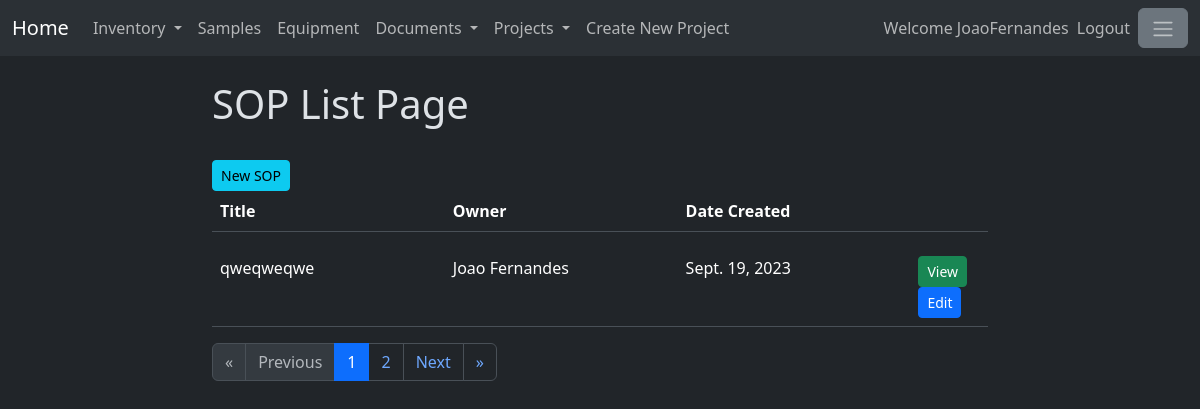
/SOPs/ (signed in), run on an earlier commit of the app's database.
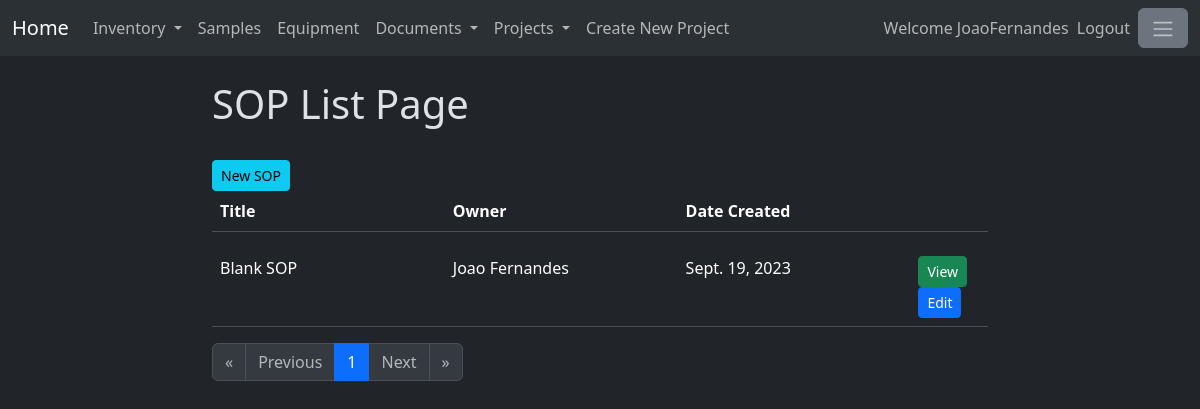
And on a later commit of the database.
### standardoperatingprotocols/models.py (models this page shows, shortened)
class SOP(models.Model):
    title = models.CharField(max_length=200)
    documentBody = RichTextField(blank=True,null=True)
    isEnabled = models.BooleanField(default=True)
    owner = models.ForeignKey(User,on_delete=models.SET_NULL, null=True)
    ownerSignature = models.CharField(max_length=200,default="")
    creationDate = models.DateField(auto_now_add=True)
    linkedAttachment=models.ManyToManyField(SOPAttachments, related_name="linkedAttachment")
    trainer = models.ManyToManyField(User, related_name="trainer")
    trainee = models.ManyToManyField(User, related_name="trainee")

### standardoperatingprotocols/views.py (the view)
# urls.py: path('', views.SOPList.as_view(), name = 'SOPList'),
@method_decorator(login_required, name='dispatch')
class SOPList(TemplateView):
    template_name = 'SOPList.html'
    def get_context_data(self):
        context = super().get_context_data()
        projects=Projects.objects.filter(isEnabled=True)
        projectform = CreateNewProject()
        SOPListObjects = SOP.objects.filter(isEnabled=True).order_by('-creationDate')
        paginator = Paginator(SOPListObjects,1)
        page_number = self.request.GET.get("page")
        page_obj = paginator.get_page(page_number)
        context['page_obj'] = page_obj
        context['projects'] = projects
        context['projectform'] = projectform
        return context

### standardoperatingprotocols/templates/SOPList.html
{% extends 'baseSOP.html' %}
{% block content %}
<h1>SOP List Page</h1>
<br>
<a href="/SOPs/create" class="btn btn-info btn-sm" aria-current="true">
    New SOP
</a>
<br>
<table class="table" style="width: 100%;">
    <thead>
      <tr>
        <th width="30%" scope="col">Title</th>
        <th width="30%" scope="col">Owner</th>
        <th width="30%" scope="col">Date Created</th>
        <th width="10%" scope="col"> </th>
      </tr>
    </thead>
</table>
<div style="width:100%; overflow:auto; max-height:500px;">
    <table class="table">
        <tbody>
        {% for SOP in page_obj %}
            <tr>
                <td width="30%">
                    {{SOP.title}}
                </td>
                <td width="30%">
                    {{SOP.owner.first_name}} {{SOP.owner.last_name}}
                </td>
                <td width="30%">
                    {{SOP.creationDate}}
                </td>
                <td width="10%">
                    <a class="btn btn-success btn-sm" href="{% url 'specificSOP' SOP.id %}"
                    role="button">
                        View
                    </a>
                    <a class="btn btn-primary btn-sm" href="{% url 'editSOP' SOP.id %}"
                    role="button">
                        Edit
                    </a>
                </td>
            </tr>
        {% endfor %}
        </tbody>
    </table>
</div>
<nav aria-label="Page navigation">
    <ul class="pagination">
        {%if page_obj.has_previous%}
            <li class="page-item">
                <a class="page-link" href="?page=1" aria-label="First">
                <span aria-hidden="true">&laquo;</span>
                </a>
            </li>
            <li class="page-item">
                <a class="page-link" href="?page={{page_obj.previous_page_number}}" aria-label="Previous">
                <span aria-hidden="true">Previous</span>
                </a>
            </li>
        {% else %}
            <li class="page-item">
                <span class="page-link disabled" aria-hidden="true">&laquo;</span>
            </li>
            <li class="page-item">
                <span class="page-link disabled" aria-hidden="true">Previous</span>
            </li>
        {% endif%}
        {% for page in page_obj.paginator.page_range %}
            {% if page == page_obj.number %}
                <li class="page-item active"><a class="page-link" href="?page={{page}}">{{page}}</a></li>
            {% else %}
                <li class="page-item"><a class="page-link" href="?page={{page}}">{{page}}</a></li>
            {% endif %}
        {% endfor %}
        {%if page_obj.has_next%}
            <li class="page-item">
                <a class="page-link" href="?page={{page_obj.next_page_number}}" aria-label="Next">
                <span aria-hidden="true">Next</span>
                </a>
            </li>
            <li class="page-item">
                <a class="page-link" href="?page={{page_obj.paginator.num_pages}}" aria-label="Last">
                <span aria-hidden="true">&raquo;</span>
                </a>
            </li>
        {% else %}
            <li class="page-item">
                <span class="page-link disabled" aria-hidden="true">Next</span>
            </li>
            <li class="page-item">
                <span class="page-link disabled" aria-hidden="true">&raquo;</span>
            </li>
        {% endif%}
    </ul>
</nav>
{% endblock %}

### standardoperatingprotocols/templates/baseSOP.html (shortened to what this page needs)
{% extends 'base.html' %}

### mainpage/templates/base.html (shortened to what this page needs)
<!doctype html>
{% load static %}
{% load crispy_forms_tags %}
<html lang="en" data-bs-theme="dark">
    <head>
        <link href="https://cdn.jsdelivr.net/npm/bootstrap@5.3.1/dist/css/bootstrap.min.css"
        rel="stylesheet"
>
    </head>
    <body>
        <header>
            <nav class="navbar navbar-expand-lg bg-body-tertiary">
                <div class="container-fluid">
                    <a class="navbar-brand"  href="{% url 'homePage' %}">
                        Home
                      </a>
                    <div class="collapse navbar-collapse" id="navbarText">
                        <ul class="navbar-nav me-auto mb-2 mb-lg-0">
                            <li class="nav-item dropdown">
                                <a class="nav-link dropdown-toggle" href="#" role="button" data-bs-toggle="dropdown" aria-expanded="false">
                                        Inventory
                                </a>
                            </li>
                            <li class="nav-item">
                                <a class="nav-link" href="/sampletype">Samples</a>
                            </li>
                            <li class="nav-item">
                                <a class="nav-link" href="/equipment">Equipment</a>
                            </li>
                            <li class="nav-item dropdown">
                                <a class="nav-link dropdown-toggle" href="#" role="button" data-bs-toggle="dropdown" aria-expanded="false">
                                        Documents
                                </a>
                            </li>
                            <li class="nav-item dropdown">
                                <a class="nav-link dropdown-toggle" href="#" role="button" data-bs-toggle="dropdown" aria-expanded="false">
                                        Projects
                                </a>
                            </li>
                            <li><a data-bs-toggle="modal" data-bs-target="#projectModal" class="nav-link" type="button"
                                >Create New Project</a></li>
                        </ul>
                        <ul class="navbar-nav mb-2 mb-lg-0">
                            {% if user.is_authenticated %}
                                <span class="navbar-text">
                                    Welcome {{user.username}}
                                </span>
                                <li class="nav-item">
                                    <a class="nav-link" href="/logout">Logout</a>
                                </li>
                            {% endif %}
                            <li class="nav-item">
                                <button class="btn btn-secondary" type="button" data-bs-toggle="offcanvas"
                                data-bs-target="#offcanvasWithBothOptions" aria-controls="offcanvasWithBothOptions">
                                    <span class="navbar-toggler-icon"></span>
                                </button>
                            </li>
                        </ul>
                    </div>
                </div>
            </nav>
            <br>
        </header>
        <main>
            <div class="container-fluid">
                <div class="row">
                    <div class="col-2">
                    </div>
                    <div class="col-8">
                        {% if user.is_authenticated %}
                            {% block content %}
                            {% endblock %}
                        {% else %}
                            {% block login_and_registration %}
                            {% endblock %}
                        {% endif %}
                    </div>
                    <div class="col-2">
                    </div>
                </div>
            </div>
        </main>
    </body>
</html>

What changed in the data, as far as the page shows it:
no longer on this page (row edited): SOP: title "qweqweqwe", owner.first_name "Joao", owner.last_name "Fernandes", creationDate "Sept. 19, 2023"
added SOP: title "Blank SOP", owner.first_name "Joao", owner.last_name "Fernandes", creationDate "Sept. 19, 2023"
Also different on the page:
list line gone: "2"
